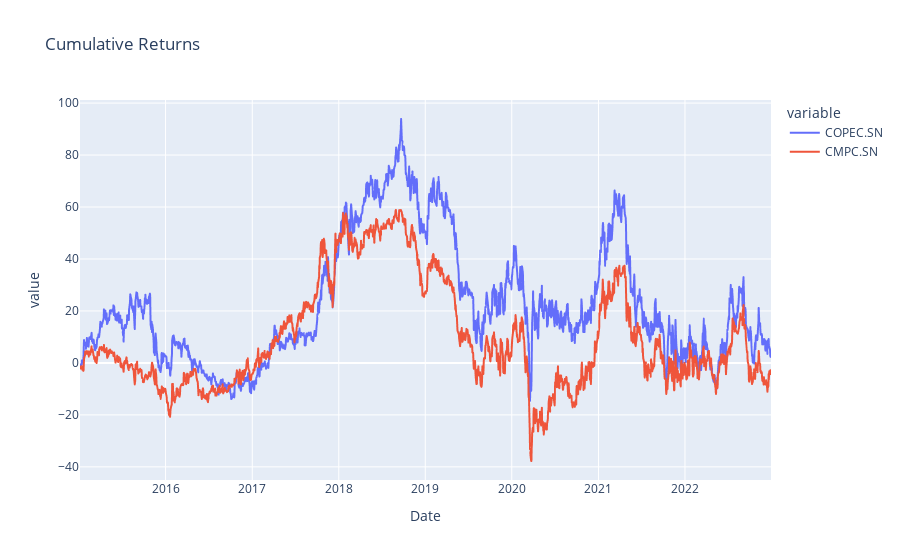

The cell this chart's notebook holds for it:
### Markdown cell above
As the p-value of the cointegration test is less than 0.01 (by far!) if they are cointegrated, we can work with COPEC and CMPC.

We now perform for the two actions a linear regression of the form:

$$ Y = \beta X + \varepsilon $$

### Code cell
# Now we'll work based on their cummulative returns

cumulative_returns = (1 + returns). cumprod() - 1
fig = px.line(100*cumulative_returns, title = "Cumulative Returns")
fig. show()

### Figure 1 — Plotly figure (JSON) as saved in the notebook; plotly's stock layout.template omitted (floating-point values rounded to 4 significant figures; data arrays with more than 128 entries replaced by an {"elided": "..."} marker saying what was removed)
{"data": [{"hovertemplate": "variable=COPEC.SN<br>Date=%{x}<br>value=%{y}<extra></extra>", "legendgroup": "COPEC.SN", "line": {"color": "#636efa", "dash": "solid"}, "marker": {"symbol": "circle"}, "mode": "lines", "name": "COPEC.SN", "showlegend": true, "type": "scattergl", "x": {"elided": "1993 str values"}, "xaxis": "x", "y": {"elided": "1993 float values"}, "yaxis": "y"}, {"hovertemplate": "variable=CMPC.SN<br>Date=%{x}<br>value=%{y}<extra></extra>", "legendgroup": "CMPC.SN", "line": {"color": "#EF553B", "dash": "solid"}, "marker": {"symbol": "circle"}, "mode": "lines", "name": "CMPC.SN", "showlegend": true, "type": "scattergl", "x": {"elided": "1993 str values"}, "xaxis": "x", "y": {"elided": "1993 float values"}, "yaxis": "y"}], "layout": {"legend": {"title": {"text": "variable"}, "tracegroupgap": 0}, "title": {"text": "Cumulative Returns"}, "xaxis": {"anchor": "y", "domain": [0, 1], "title": {"text": "Date"}}, "yaxis": {"anchor": "x", "domain": [0, 1], "title": {"text": "value"}}}}
